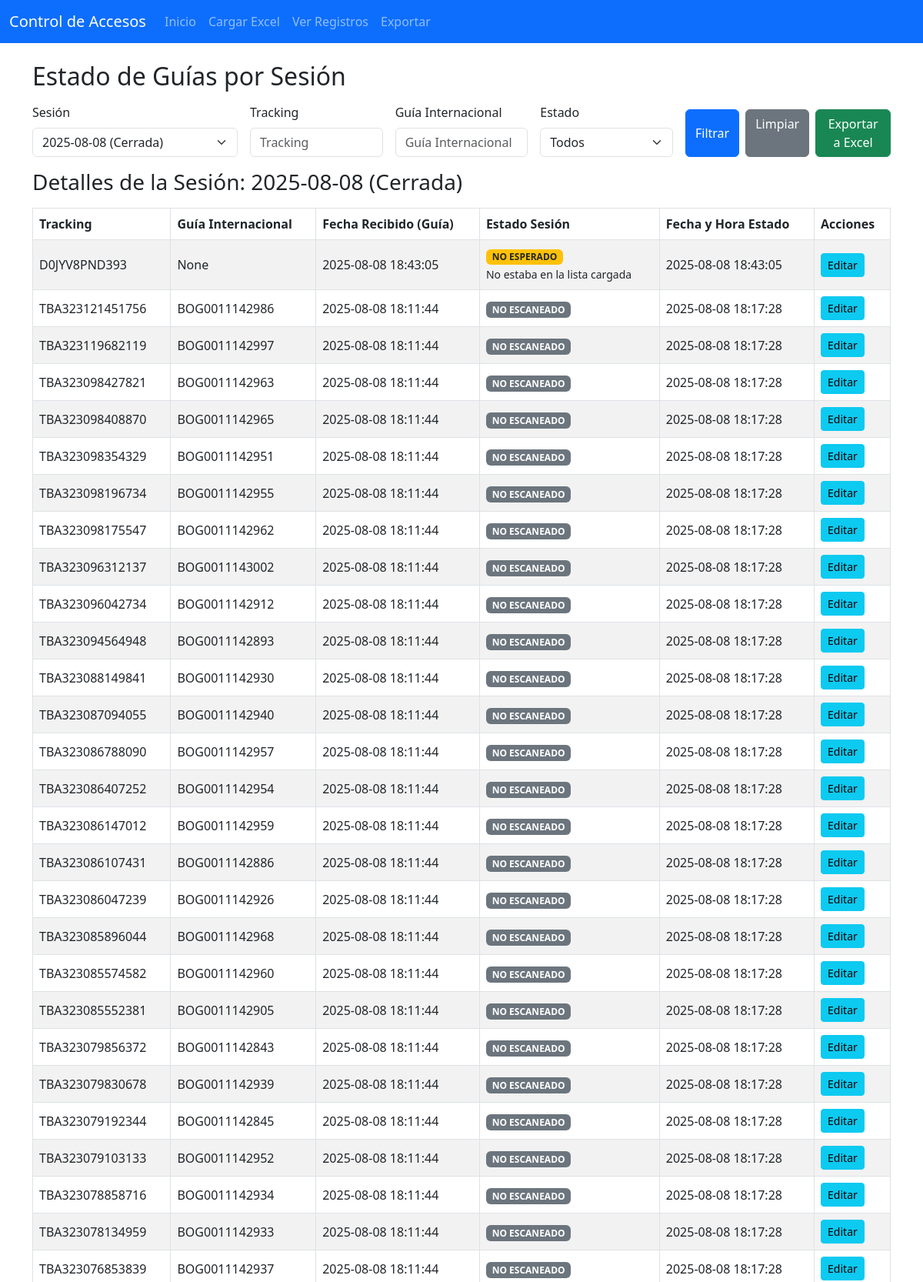
Page /registros (upper part) on the committed database.
### models.py (models this page shows)
class Session(db.Model):
    id = db.Column(db.Integer, primary_key=True)
    session_date = db.Column(db.Date, unique=True, nullable=False)
    is_closed = db.Column(db.Boolean, default=False, nullable=False)
    total_scanned_packages = db.Column(db.Integer, default=0, nullable=False)
    unknown_packages = db.Column(db.Integer, default=0, nullable=False)
    missing_packages = db.Column(db.Integer, default=0, nullable=False)

class GuiaSessionStatus(db.Model):
    id = db.Column(db.Integer, primary_key=True)
    session_id = db.Column(db.Integer, db.ForeignKey('session.id'),
                           nullable=False)
    guia_id = db.Column(db.Integer, db.ForeignKey('guia.id'), nullable=False)
    status = db.Column(db.String(20), nullable=False)  # noqa: E501
    timestamp_status_change = db.Column(db.DateTime, default=datetime.utcnow,
                                        nullable=False)
    session = db.relationship('Session', backref='guia_statuses')
    guia = db.relationship('Guia', backref='session_statuses')
    __table_args__ = (db.UniqueConstraint('session_id', 'guia_id',
                                          name='_session_guia_uc'),)

class Guia(db.Model):
    id = db.Column(db.Integer, primary_key=True)
    tracking = db.Column(db.String(120), unique=False, nullable=True)  # noqa: E501
    guia_internacional = db.Column(db.String(50), unique=False, nullable=True)  # noqa: E501
    fecha_recibido = db.Column(db.DateTime, default=datetime.utcnow)

### routes/records.py (the view)
@records_bp.route('/registros', methods=['GET'])
def registros():
    sessions = Session.query.order_by(Session.session_date.desc()).all()
    session_id = request.args.get('session_id', type=int)
    current_session = None
    if session_id:
        current_session = Session.query.get(session_id)
    elif g.session:
        current_session = g.session
    elif sessions:
        current_session = sessions[0]
    guia_statuses = []
    if current_session:
        query = GuiaSessionStatus.query.filter_by(
            session_id=current_session.id).join(Guia)
        tracking = request.args.get('tracking', '').strip()
        guia_internacional = request.args.get('guia_internacional', '').strip()
        status_filter = request.args.get('status', '').strip()
        if tracking:
            query = query.filter(Guia.tracking.ilike(f'%{tracking}%'))
        if guia_internacional:
            query = query.filter(
                Guia.guia_internacional.ilike(f'%{guia_internacional}%'))
        if status_filter:
            query = query.filter(GuiaSessionStatus.status == status_filter)
        guia_statuses = query.order_by(
            GuiaSessionStatus.timestamp_status_change.desc()).all()
    return render_template('registros.html',
                           guia_statuses=guia_statuses,
                           sessions=sessions,
                           current_session=current_session,
                           selected_session_id=(current_session.id
                                                if current_session else None))

### routes/session.py (called while the page is built, shortened)
@session_bp.before_app_request
def load_current_session():
    today = date.today()
    g.session = Session.query.filter_by(session_date=today).first()

### templates/registros.html (shortened to what this page needs)
{% extends 'base.html' %}
{% block content %}
<h2 class="mb-3">Estado de Guías por Sesión</h2>
<form class="row g-3 mb-3 align-items-end" method="get">
  <div class="col-md-4 col-lg-3">
    <label for="session_select" class="form-label">Sesión</label>
    <select name="session_id" id="session_select" class="form-select" onchange="this.form.submit()">
      {% for s in sessions %}
      <option value="{{ s.id }}" {% if s.id == selected_session_id %}selected{% endif %}>
        {{ s.session_date.strftime('%Y-%m-%d') }} {% if s.is_closed %}(Cerrada){% else %}(Activa){% endif %}
      </option>
      {% endfor %}
    </select>
  </div>
  <div class="col-md-4 col-lg-2">
    <label for="tracking_input" class="form-label">Tracking</label>
    <input type="text" name="tracking" id="tracking_input" class="form-control" placeholder="Tracking" value="{{ request.args.get('tracking', '') }}">
  </div>
  <div class="col-md-4 col-lg-2">
    <label for="guia_internacional_input" class="form-label">Guía Internacional</label>
    <input type="text" name="guia_internacional" id="guia_internacional_input" class="form-control" placeholder="Guía Internacional" value="{{ request.args.get('guia_internacional', '') }}">
  </div>
  <div class="col-md-4 col-lg-2">
    <label for="status_select" class="form-label">Estado</label>
    <select name="status" id="status_select" class="form-select">
      <option value="">Todos</option>
    </select>
  </div>
  <div class="col-md-8 col-lg-3 d-flex gap-2">
    <button type="submit" class="btn btn-primary flex-grow-1">Filtrar</button>
    <a href="{{ url_for('records.registros', session_id=selected_session_id) }}" class="btn btn-secondary flex-grow-1">Limpiar</a>
    <a href="{{ url_for('records.export', session_id=selected_session_id, tracking=request.args.get('tracking', ''), guia_internacional=request.args.get('guia_internacional', ''), status=request.args.get('status', '')) }}" class="btn btn-success flex-grow-1">Exportar a Excel</a>
  </div>
</form>
{% if current_session %}
<h3 class="mb-3">Detalles de la Sesión: {{ current_session.session_date.strftime('%Y-%m-%d') }} {% if current_session.is_closed %}(Cerrada){% else %}(Activa){% endif %}</h3>
<div class="table-responsive">
  <table class="table table-striped table-bordered">
    <thead>
      <tr>
        <th>Tracking</th>
        <th>Guía Internacional</th>
        <th>Fecha Recibido (Guía)</th>
        <th>Estado Sesión</th>
        <th>Fecha y Hora Estado</th>
        <th>Acciones</th>
      </tr>
    </thead>
    <tbody>
      {% for gs in guia_statuses %}
      <tr>
        <td>{{ gs.guia.tracking }}</td>
        <td>{{ gs.guia.guia_internacional }}</td>
        <td>{{ gs.guia.fecha_recibido.strftime('%Y-%m-%d %H:%M:%S') if gs.guia.fecha_recibido else 'N/A' }}</td>
        <td>
          {% if gs.status == 'NO ESPERADO' %}
            <span class="badge bg-warning text-dark">NO ESPERADO</span><br>
            <small>No estaba en la lista cargada</small>
          {% elif gs.status == 'RECIBIDO' %}
            <span class="badge bg-success">RECIBIDO</span>
          {% elif gs.status == 'NO RECIBIDO' %}
            <span class="badge bg-danger">NO RECIBIDO</span>
          {% elif gs.status == 'NO ESCANEADO' %}
            <span class="badge bg-secondary">NO ESCANEADO</span>
          {% else %}
            {{ gs.status }}
          {% endif %}
        </td>
        <td>{{ gs.timestamp_status_change.strftime('%Y-%m-%d %H:%M:%S') }}</td>
        <td>
          <a href="{{ url_for('records.edit_guia_status', guia_id=gs.guia.id, session_id=gs.session.id) }}" class="btn btn-sm btn-info">Editar</a>
        </td>
      </tr>
      {% else %}
      <tr><td colspan="6" class="text-center">No hay guías para esta sesión o con los filtros aplicados.</td></tr>
      {% endfor %}
    </tbody>
  </table>
</div>
{% else %}
<div class="alert alert-info">Por favor, seleccione una sesión para ver los estados de las guías.</div>
{% endif %}
{% endblock %}

### static/css/custom.css (style rules this page uses)
.table-responsive { overflow-x: auto; }
.table th, .table td { white-space: nowrap; vertical-align: middle; }

### rows in the picture
GuiaSessionStatus: guia.tracking "D0JYV8PND393", guia.guia_internacional "None", guia.fecha_recibido "2025-08-08 18:43:05", status "NO ESPERADO", timestamp_status_change "2025-08-08 18:43:05"
GuiaSessionStatus: guia.tracking "TBA323121451756", guia.guia_internacional "BOG0011142986", guia.fecha_recibido "2025-08-08 18:11:44", status "NO ESCANEADO", timestamp_status_change "2025-08-08 18:17:28"
GuiaSessionStatus: guia.tracking "TBA323119682119", guia.guia_internacional "BOG0011142997", guia.fecha_recibido "2025-08-08 18:11:44", status "NO ESCANEADO", timestamp_status_change "2025-08-08 18:17:28"
GuiaSessionStatus: guia.tracking "TBA323098427821", guia.guia_internacional "BOG0011142963", guia.fecha_recibido "2025-08-08 18:11:44", status "NO ESCANEADO", timestamp_status_change "2025-08-08 18:17:28"
GuiaSessionStatus: guia.tracking "TBA323098408870", guia.guia_internacional "BOG0011142965", guia.fecha_recibido "2025-08-08 18:11:44", status "NO ESCANEADO", timestamp_status_change "2025-08-08 18:17:28"
GuiaSessionStatus: guia.tracking "TBA323098354329", guia.guia_internacional "BOG0011142951", guia.fecha_recibido "2025-08-08 18:11:44", status "NO ESCANEADO", timestamp_status_change "2025-08-08 18:17:28"
GuiaSessionStatus: guia.tracking "TBA323098196734", guia.guia_internacional "BOG0011142955", guia.fecha_recibido "2025-08-08 18:11:44", status "NO ESCANEADO", timestamp_status_change "2025-08-08 18:17:28"
GuiaSessionStatus: guia.tracking "TBA323098175547", guia.guia_internacional "BOG0011142962", guia.fecha_recibido "2025-08-08 18:11:44", status "NO ESCANEADO", timestamp_status_change "2025-08-08 18:17:28"
GuiaSessionStatus: guia.tracking "TBA323096312137", guia.guia_internacional "BOG0011143002", guia.fecha_recibido "2025-08-08 18:11:44", status "NO ESCANEADO", timestamp_status_change "2025-08-08 18:17:28"
GuiaSessionStatus: guia.tracking "TBA323096042734", guia.guia_internacional "BOG0011142912", guia.fecha_recibido "2025-08-08 18:11:44", status "NO ESCANEADO", timestamp_status_change "2025-08-08 18:17:28"
GuiaSessionStatus: guia.tracking "TBA323094564948", guia.guia_internacional "BOG0011142893", guia.fecha_recibido "2025-08-08 18:11:44", status "NO ESCANEADO", timestamp_status_change "2025-08-08 18:17:28"
GuiaSessionStatus: guia.tracking "TBA323088149841", guia.guia_internacional "BOG0011142930", guia.fecha_recibido "2025-08-08 18:11:44", status "NO ESCANEADO", timestamp_status_change "2025-08-08 18:17:28"
GuiaSessionStatus: guia.tracking "TBA323087094055", guia.guia_internacional "BOG0011142940", guia.fecha_recibido "2025-08-08 18:11:44", status "NO ESCANEADO", timestamp_status_change "2025-08-08 18:17:28"
GuiaSessionStatus: guia.tracking "TBA323086788090", guia.guia_internacional "BOG0011142957", guia.fecha_recibido "2025-08-08 18:11:44", status "NO ESCANEADO", timestamp_status_change "2025-08-08 18:17:28"
GuiaSessionStatus: guia.tracking "TBA323086407252", guia.guia_internacional "BOG0011142954", guia.fecha_recibido "2025-08-08 18:11:44", status "NO ESCANEADO", timestamp_status_change "2025-08-08 18:17:28"
GuiaSessionStatus: guia.tracking "TBA323086147012", guia.guia_internacional "BOG0011142959", guia.fecha_recibido "2025-08-08 18:11:44", status "NO ESCANEADO", timestamp_status_change "2025-08-08 18:17:28"
GuiaSessionStatus: guia.tracking "TBA323086107431", guia.guia_internacional "BOG0011142886", guia.fecha_recibido "2025-08-08 18:11:44", status "NO ESCANEADO", timestamp_status_change "2025-08-08 18:17:28"
GuiaSessionStatus: guia.tracking "TBA323086047239", guia.guia_internacional "BOG0011142926", guia.fecha_recibido "2025-08-08 18:11:44", status "NO ESCANEADO", timestamp_status_change "2025-08-08 18:17:28"
GuiaSessionStatus: guia.tracking "TBA323085896044", guia.guia_internacional "BOG0011142968", guia.fecha_recibido "2025-08-08 18:11:44", status "NO ESCANEADO", timestamp_status_change "2025-08-08 18:17:28"
GuiaSessionStatus: guia.tracking "TBA323085574582", guia.guia_internacional "BOG0011142960", guia.fecha_recibido "2025-08-08 18:11:44", status "NO ESCANEADO", timestamp_status_change "2025-08-08 18:17:28"
GuiaSessionStatus: guia.tracking "TBA323085552381", guia.guia_internacional "BOG0011142905", guia.fecha_recibido "2025-08-08 18:11:44", status "NO ESCANEADO", timestamp_status_change "2025-08-08 18:17:28"
GuiaSessionStatus: guia.tracking "TBA323079856372", guia.guia_internacional "BOG0011142843", guia.fecha_recibido "2025-08-08 18:11:44", status "NO ESCANEADO", timestamp_status_change "2025-08-08 18:17:28"
GuiaSessionStatus: guia.tracking "TBA323079830678", guia.guia_internacional "BOG0011142939", guia.fecha_recibido "2025-08-08 18:11:44", status "NO ESCANEADO", timestamp_status_change "2025-08-08 18:17:28"
GuiaSessionStatus: guia.tracking "TBA323079192344", guia.guia_internacional "BOG0011142845", guia.fecha_recibido "2025-08-08 18:11:44", status "NO ESCANEADO", timestamp_status_change "2025-08-08 18:17:28"
GuiaSessionStatus: guia.tracking "TBA323079103133", guia.guia_internacional "BOG0011142952", guia.fecha_recibido "2025-08-08 18:11:44", status "NO ESCANEADO", timestamp_status_change "2025-08-08 18:17:28"
GuiaSessionStatus: guia.tracking "TBA323078858716", guia.guia_internacional "BOG0011142934", guia.fecha_recibido "2025-08-08 18:11:44", status "NO ESCANEADO", timestamp_status_change "2025-08-08 18:17:28"
GuiaSessionStatus: guia.tracking "TBA323078134959", guia.guia_internacional "BOG0011142933", guia.fecha_recibido "2025-08-08 18:11:44", status "NO ESCANEADO", timestamp_status_change "2025-08-08 18:17:28"
GuiaSessionStatus: guia.tracking "TBA323076853839", guia.guia_internacional "BOG0011142937", guia.fecha_recibido "2025-08-08 18:11:44", status "NO ESCANEADO", timestamp_status_change "2025-08-08 18:17:28"

### other values in the picture
{{ current_session.session_date.strftime('%Y-%m-%d') }} "2025-08-08"
form field session_id "2025-08-08 (Cerrada)"
